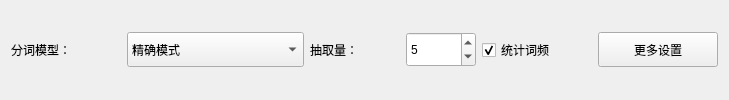
      <widget class="QWidget" name="tab_2">
       <attribute name="title">
        <string>文本分词</string>
       </attribute>
       <layout class="QGridLayout" name="gridLayout_4">
        <item row="0" column="5">
         <widget class="QPushButton" name="pushButton_cutWordSetting">
          <property name="sizePolicy">
           <sizepolicy hsizetype="Expanding" vsizetype="Expanding">
            <horstretch>0</horstretch>
            <verstretch>0</verstretch>
           </sizepolicy>
          </property>
          <property name="minimumSize">
           <size>
            <width>120</width>
            <height>35</height>
           </size>
          </property>
          <property name="maximumSize">
           <size>
            <width>120</width>
            <height>35</height>
           </size>
          </property>
          <property name="font">
           <font>
            <pointsize>9</pointsize>
           </font>
          </property>
          <property name="text">
           <string>更多设置</string>
          </property>
          <property name="icon">
           <iconset>
            <normaloff>src/img/Setting.png</normaloff>src/img/Setting.png</iconset>
          </property>
         </widget>
        </item>
        <item row="0" column="3">
         <widget class="QSpinBox" name="spinBox_cutModelExtraction">
          <property name="enabled">
           <bool>true</bool>
          </property>
          <property name="sizePolicy">
           <sizepolicy hsizetype="Preferred" vsizetype="Preferred">
            <horstretch>0</horstretch>
            <verstretch>0</verstretch>
           </sizepolicy>
          </property>
          <property name="minimumSize">
           <size>
            <width>70</width>
            <height>35</height>
           </size>
          </property>
          <property name="maximumSize">
           <size>
            <width>70</width>
            <height>35</height>
           </size>
          </property>
          <property name="font">
           <font>
            <pointsize>9</pointsize>
           </font>
          </property>
          <property name="minimum">
           <number>1</number>
          </property>
          <property name="value">
           <number>5</number>
          </property>
         </widget>
        </item>
        <item row="0" column="1">
         <widget class="QComboBox" name="comboBox_cutWordModelSelect">
          <property name="sizePolicy">
           <sizepolicy hsizetype="Preferred" vsizetype="Preferred">
            <horstretch>0</horstretch>
            <verstretch>0</verstretch>
           </sizepolicy>
          </property>
          <property name="minimumSize">
           <size>
            <width>0</width>
            <height>35</height>
           </size>
          </property>
          <property name="maximumSize">
           <size>
            <width>16777215</width>
            <height>35</height>
           </size>
          </property>
          <property name="font">
           <font>
            <pointsize>9</pointsize>
           </font>
          </property>
          <item>
           <property name="text">
            <string>精确模式</string>
           </property>
          </item>
          <item>
           <property name="text">
            <string>全模式</string>
           </property>
          </item>
          <item>
           <property name="text">
            <string>搜索引擎模式</string>
           </property>
          </item>
          <item>
           <property name="text">
            <string>词性筛选模式</string>
           </property>
          </item>
          <item>
           <property name="text">
            <string>关键词抽取模式 (TextRank)</string>
           </property>
          </item>
          <item>
           <property name="text">
            <string>关键词抽取模式 (TF-IDF)</string>
           </property>
          </item>
         </widget>
        </item>
        <item row="0" column="2">
         <widget class="QLabel" name="label_cutModelExtraction">
          <property name="minimumSize">
           <size>
            <width>90</width>
            <height>40</height>
           </size>
          </property>
          <property name="maximumSize">
           <size>
            <width>90</width>
            <height>40</height>
           </size>
          </property>
          <property name="font">
           <font>
            <pointsize>9</pointsize>
           </font>
          </property>
          <property name="text">
           <string>抽取量：</string>
          </property>
         </widget>
        </item>
        <item row="0" column="0">
         <widget class="QLabel" name="label">
          <property name="minimumSize">
           <size>
            <width>110</width>
            <height>40</height>
           </size>
          </property>
          <property name="maximumSize">
           <size>
            <width>110</width>
            <height>40</height>
           </size>
          </property>
          <property name="font">
           <font>
            <pointsize>9</pointsize>
           </font>
          </property>
          <property name="text">
           <string>分词模型：</string>
          </property>
         </widget>
        </item>
        <item row="0" column="4">
         <widget class="QCheckBox" name="checkBox_wordFrequency">
          <property name="minimumSize">
           <size>
            <width>110</width>
            <height>40</height>
           </size>
          </property>
          <property name="maximumSize">
           <size>
            <width>110</width>
            <height>40</height>
           </size>
          </property>
          <property name="text">
           <string>统计词频</string>
          </property>
          <property name="checked">
           <bool>true</bool>
          </property>
         </widget>
        </item>
       </layout>
      </widget>
